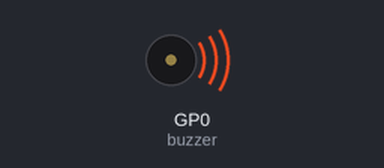
The program below on a simulated Raspberry Pi Pico running MicroPython. On the bench: buzzer (waves = sounding). At 4.3 s the program stops and its outputs stay as they are.

Above: at 0.1 s.
At 2.1 s:
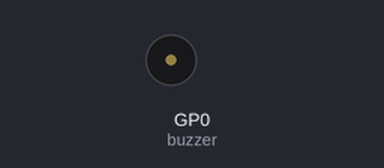
Timing chart, 0 to 3.0 s (numbered marks = the images above):
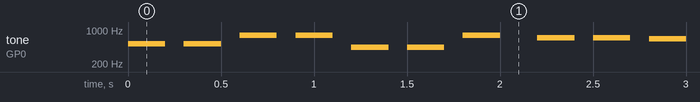

Measured:
- by itself, tone on GP0 (buzzer): plays 523 Hz for 0.20 s, 523 Hz for 0.20 s, 784 Hz for 0.20 s, 784 Hz for 0.20 s, 440 Hz for 0.20 s, 440 Hz for 0.20 s … (14 notes in this stretch)

The program:

twinkle1.py
```python
#Library
from machine import PWM, Pin
import time
#setup
buzzer=PWM(Pin(0))
#notes variables
A = 440
As = 466
B = 494
C = 523
Cs = 554
D = 587
Ds = 622
E = 659
F = 698
Fs = 740
G = 784
Gs = 830

volume=10000
def playtone(note,vol,playtime,stoptime):
    buzzer.duty_u16(vol)
    buzzer.freq(note)
    time.sleep(playtime)
    buzzer.duty_u16(0)
    time.sleep(stoptime)


#twinkle twinkle litte star the hard way
playtone(C,volume,.2,.1)
playtone(C,volume,.2,.1)
playtone(G,volume,.2,.1)
playtone(G,volume,.2,.1)
playtone(A,volume,.2,.1)
playtone(A,volume,.2,.1)
playtone(G,volume,.2,.2)

playtone(F,volume,.2,.1)
playtone(F,volume,.2,.1)
playtone(E,volume,.2,.1)
playtone(E,volume,.2,.1)
playtone(D,volume,.2,.1)
playtone(D,volume,.2,.1)
playtone(C,volume,.2,.1)
```
